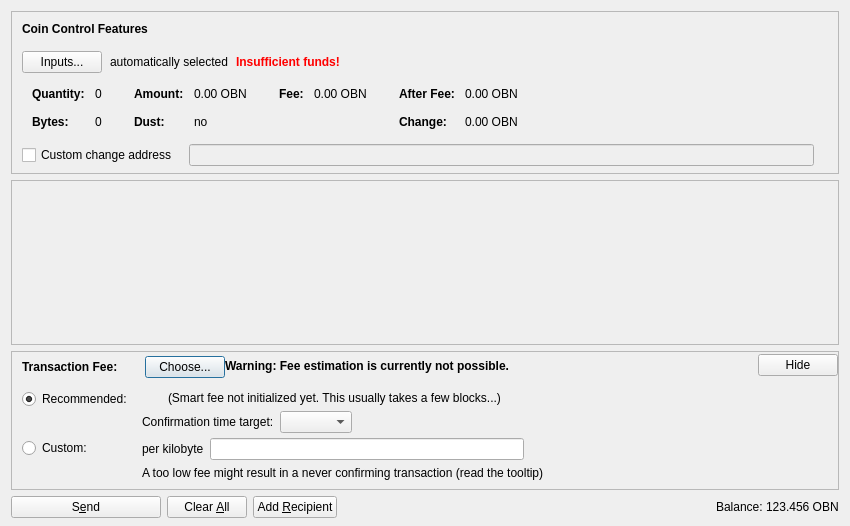
<?xml version="1.0" encoding="UTF-8"?>
<ui version="4.0">
 <class>SendCoinsDialog</class>
 <widget class="QDialog" name="SendCoinsDialog">
  <property name="geometry">
   <rect>
    <x>0</x>
    <y>0</y>
    <width>850</width>
    <height>526</height>
   </rect>
  </property>
  <property name="windowTitle">
   <string>Send Coins</string>
  </property>
  <layout class="QVBoxLayout" name="verticalLayout" stretch="0,1,0,0">
   <property name="bottomMargin">
    <number>8</number>
   </property>
   <item>
    <widget class="QFrame" name="frameCoinControl">
     <property name="sizePolicy">
      <sizepolicy hsizetype="Expanding" vsizetype="Expanding">
       <horstretch>0</horstretch>
       <verstretch>0</verstretch>
      </sizepolicy>
     </property>
     <property name="maximumSize">
      <size>
       <width>16777215</width>
       <height>16777215</height>
      </size>
     </property>
     <property name="frameShape">
      <enum>QFrame::StyledPanel</enum>
     </property>
     <property name="frameShadow">
      <enum>QFrame::Sunken</enum>
     </property>
     <layout class="QVBoxLayout" name="verticalLayoutCoinControl2">
      <property name="spacing">
       <number>0</number>
      </property>
      <property name="leftMargin">
       <number>0</number>
      </property>
      <property name="topMargin">
       <number>0</number>
      </property>
      <property name="rightMargin">
       <number>0</number>
      </property>
      <property name="bottomMargin">
       <number>6</number>
      </property>
      <item>
       <layout class="QVBoxLayout" name="verticalLayoutCoinControl" stretch="0,0,0,0,1">
        <property name="spacing">
         <number>0</number>
        </property>
        <property name="leftMargin">
         <number>10</number>
        </property>
        <property name="topMargin">
         <number>10</number>
        </property>
        <item>
         <layout class="QHBoxLayout" name="horizontalLayoutCoinControl1">
          <property name="bottomMargin">
           <number>15</number>
          </property>
          <item>
           <widget class="QLabel" name="labelCoinControlFeatures">
            <property name="sizePolicy">
             <sizepolicy hsizetype="Preferred" vsizetype="Maximum">
              <horstretch>0</horstretch>
              <verstretch>0</verstretch>
             </sizepolicy>
            </property>
            <property name="font">
             <font>
              <weight>75</weight>
              <bold>true</bold>
             </font>
            </property>
            <property name="styleSheet">
             <string notr="true">font-weight:bold;</string>
            </property>
            <property name="text">
             <string>Coin Control Features</string>
            </property>
           </widget>
          </item>
         </layout>
        </item>
        <item>
         <layout class="QHBoxLayout" name="horizontalLayoutCoinControl2" stretch="0,0,0,0">
          <property name="spacing">
           <number>8</number>
          </property>
          <property name="bottomMargin">
           <number>10</number>
          </property>
          <item>
           <widget class="QPushButton" name="pushButtonCoinControl">
            <property name="styleSheet">
             <string notr="true"/>
            </property>
            <property name="text">
             <string>Inputs...</string>
            </property>
            <property name="autoDefault">
             <bool>false</bool>
            </property>
           </widget>
          </item>
          <item>
           <widget class="QLabel" name="labelCoinControlAutomaticallySelected">
            <property name="text">
             <string>automatically selected</string>
            </property>
            <property name="margin">
             <number>5</number>
            </property>
           </widget>
          </item>
          <item>
           <widget class="QLabel" name="labelCoinControlInsuffFunds">
            <property name="font">
             <font>
              <weight>75</weight>
              <bold>true</bold>
             </font>
            </property>
            <property name="styleSheet">
             <string notr="true">color:red;font-weight:bold;</string>
            </property>
            <property name="text">
             <string>Insufficient funds!</string>
            </property>
            <property name="margin">
             <number>5</number>
            </property>
           </widget>
          </item>
          <item>
           <spacer name="horizontalSpacerCoinControl">
            <property name="orientation">
             <enum>Qt::Horizontal</enum>
            </property>
            <property name="sizeHint" stdset="0">
             <size>
              <width>40</width>
              <height>1</height>
             </size>
            </property>
           </spacer>
          </item>
         </layout>
        </item>
        <item>
         <widget class="QWidget" name="widgetCoinControl" native="true">
          <property name="sizePolicy">
           <sizepolicy hsizetype="Preferred" vsizetype="Preferred">
            <horstretch>0</horstretch>
            <verstretch>0</verstretch>
           </sizepolicy>
          </property>
          <property name="minimumSize">
           <size>
            <width>0</width>
            <height>0</height>
           </size>
          </property>
          <property name="styleSheet">
           <string notr="true"/>
          </property>
          <layout class="QHBoxLayout" name="horizontalLayoutCoinControl5">
           <property name="leftMargin">
            <number>0</number>
           </property>
           <property name="topMargin">
            <number>0</number>
           </property>
           <property name="rightMargin">
            <number>0</number>
           </property>
           <property name="bottomMargin">
            <number>0</number>
           </property>
           <item>
            <layout class="QHBoxLayout" name="horizontalLayoutCoinControl3" stretch="0,0,0,1">
             <property name="spacing">
              <number>20</number>
             </property>
             <property name="topMargin">
              <number>0</number>
             </property>
             <property name="bottomMargin">
              <number>10</number>
             </property>
             <item>
              <layout class="QFormLayout" name="formLayoutCoinControl1">
               <property name="horizontalSpacing">
                <number>10</number>
               </property>
               <property name="verticalSpacing">
                <number>14</number>
               </property>
               <property name="leftMargin">
                <number>10</number>
               </property>
               <property name="topMargin">
                <number>4</number>
               </property>
               <property name="rightMargin">
                <number>6</number>
               </property>
               <item row="0" column="0">
                <widget class="QLabel" name="labelCoinControlQuantityText">
                 <property name="font">
                  <font>
                   <weight>75</weight>
                   <bold>true</bold>
                  </font>
                 </property>
                 <property name="text">
                  <string>Quantity:</string>
                 </property>
                 <property name="margin">
                  <number>0</number>
                 </property>
                </widget>
               </item>
               <item row="0" column="1">
                <widget class="QLabel" name="labelCoinControlQuantity">
                 <property name="cursor">
                  <cursorShape>IBeamCursor</cursorShape>
                 </property>
                 <property name="contextMenuPolicy">
                  <enum>Qt::ActionsContextMenu</enum>
                 </property>
                 <property name="text">
                  <string notr="true">0</string>
                 </property>
                 <property name="margin">
                  <number>0</number>
                 </property>
                 <property name="textInteractionFlags">
                  <set>Qt::LinksAccessibleByMouse|Qt::TextSelectableByKeyboard|Qt::TextSelectableByMouse</set>
                 </property>
                </widget>
               </item>
               <item row="1" column="0">
                <widget class="QLabel" name="labelCoinControlBytesText">
                 <property name="font">
                  <font>
                   <weight>75</weight>
                   <bold>true</bold>
                  </font>
                 </property>
                 <property name="text">
                  <string>Bytes:</string>
                 </property>
                </widget>
               </item>
               <item row="1" column="1">
                <widget class="QLabel" name="labelCoinControlBytes">
                 <property name="cursor">
                  <cursorShape>IBeamCursor</cursorShape>
                 </property>
                 <property name="contextMenuPolicy">
                  <enum>Qt::ActionsContextMenu</enum>
                 </property>
                 <property name="text">
                  <string notr="true">0</string>
                 </property>
                 <property name="textInteractionFlags">
                  <set>Qt::LinksAccessibleByMouse|Qt::TextSelectableByKeyboard|Qt::TextSelectableByMouse</set>
                 </property>
                </widget>
               </item>
              </layout>
             </item>
             <item>
              <layout class="QFormLayout" name="formLayoutCoinControl2">
               <property name="horizontalSpacing">
                <number>10</number>
               </property>
               <property name="verticalSpacing">
                <number>14</number>
               </property>
               <property name="leftMargin">
                <number>6</number>
               </property>
               <property name="topMargin">
                <number>4</number>
               </property>
               <property name="rightMargin">
                <number>6</number>
               </property>
               <item row="0" column="0">
                <widget class="QLabel" name="labelCoinControlAmountText">
                 <property name="font">
                  <font>
                   <weight>75</weight>
                   <bold>true</bold>
                  </font>
                 </property>
                 <property name="text">
                  <string>Amount:</string>
                 </property>
                 <property name="margin">
                  <number>0</number>
                 </property>
                </widget>
               </item>
               <item row="0" column="1">
                <widget class="QLabel" name="labelCoinControlAmount">
                 <property name="cursor">
                  <cursorShape>IBeamCursor</cursorShape>
                 </property>
                 <property name="contextMenuPolicy">
                  <enum>Qt::ActionsContextMenu</enum>
                 </property>
                 <property name="text">
                  <string notr="true">0.00 OBN</string>
                 </property>
                 <property name="textInteractionFlags">
                  <set>Qt::LinksAccessibleByMouse|Qt::TextSelectableByKeyboard|Qt::TextSelectableByMouse</set>
                 </property>
                </widget>
               </item>
               <item row="1" column="0">
                <widget class="QLabel" name="labelCoinControlLowOutputText">
                 <property name="font">
                  <font>
                   <weight>75</weight>
                   <bold>true</bold>
                  </font>
                 </property>
                 <property name="text">
                  <string>Dust:</string>
                 </property>
                </widget>
               </item>
               <item row="1" column="1">
                <widget class="QLabel" name="labelCoinControlLowOutput">
                 <property name="cursor">
                  <cursorShape>IBeamCursor</cursorShape>
                 </property>
                 <property name="contextMenuPolicy">
                  <enum>Qt::ActionsContextMenu</enum>
                 </property>
                 <property name="text">
                  <string notr="true">no</string>
                 </property>
                 <property name="textInteractionFlags">
                  <set>Qt::LinksAccessibleByMouse|Qt::TextSelectableByKeyboard|Qt::TextSelectableByMouse</set>
                 </property>
                </widget>
               </item>
              </layout>
             </item>
             <item>
              <layout class="QFormLayout" name="formLayoutCoinControl3">
               <property name="horizontalSpacing">
                <number>10</number>
               </property>
               <property name="verticalSpacing">
                <number>14</number>
               </property>
               <property name="leftMargin">
                <number>6</number>
               </property>
               <property name="topMargin">
                <number>4</number>
               </property>
               <property name="rightMargin">
                <number>6</number>
               </property>
               <item row="0" column="0">
                <widget class="QLabel" name="labelCoinControlFeeText">
                 <property name="font">
                  <font>
                   <weight>75</weight>
                   <bold>true</bold>
                  </font>
                 </property>
                 <property name="text">
                  <string>Fee:</string>
                 </property>
                 <property name="margin">
                  <number>0</number>
                 </property>
                </widget>
               </item>
               <item row="0" column="1">
                <widget class="QLabel" name="labelCoinControlFee">
                 <property name="cursor">
                  <cursorShape>IBeamCursor</cursorShape>
                 </property>
                 <property name="contextMenuPolicy">
                  <enum>Qt::ActionsContextMenu</enum>
                 </property>
                 <property name="text">
                  <string notr="true">0.00 OBN</string>
                 </property>
                 <property name="textInteractionFlags">
                  <set>Qt::LinksAccessibleByMouse|Qt::TextSelectableByKeyboard|Qt::TextSelectableByMouse</set>
                 </property>
                </widget>
               </item>
              </layout>
             </item>
             <item>
              <layout class="QFormLayout" name="formLayoutCoinControl4">
               <property name="horizontalSpacing">
                <number>10</number>
               </property>
               <property name="verticalSpacing">
                <number>14</number>
               </property>
               <property name="leftMargin">
                <number>6</number>
               </property>
               <property name="topMargin">
                <number>4</number>
               </property>
               <property name="rightMargin">
                <number>6</number>
               </property>
               <item row="0" column="0">
                <widget class="QLabel" name="labelCoinControlAfterFeeText">
                 <property name="font">
                  <font>
                   <weight>75</weight>
                   <bold>true</bold>
                  </font>
                 </property>
                 <property name="text">
                  <string>After Fee:</string>
                 </property>
                 <property name="margin">
                  <number>0</number>
                 </property>
                </widget>
               </item>
               <item row="0" column="1">
                <widget class="QLabel" name="labelCoinControlAfterFee">
                 <property name="cursor">
                  <cursorShape>IBeamCursor</cursorShape>
                 </property>
                 <property name="contextMenuPolicy">
                  <enum>Qt::ActionsContextMenu</enum>
                 </property>
                 <property name="text">
                  <string notr="true">0.00 OBN</string>
                 </property>
                 <property name="textInteractionFlags">
                  <set>Qt::LinksAccessibleByMouse|Qt::TextSelectableByKeyboard|Qt::TextSelectableByMouse</set>
                 </property>
                </widget>
               </item>
               <item row="1" column="0">
                <widget class="QLabel" name="labelCoinControlChangeText">
                 <property name="font">
                  <font>
                   <weight>75</weight>
                   <bold>true</bold>
                  </font>
                 </property>
                 <property name="text">
                  <string>Change:</string>
                 </property>
                </widget>
               </item>
               <item row="1" column="1">
                <widget class="QLabel" name="labelCoinControlChange">
                 <property name="cursor">
                  <cursorShape>IBeamCursor</cursorShape>
                 </property>
                 <property name="contextMenuPolicy">
                  <enum>Qt::ActionsContextMenu</enum>
                 </property>
                 <property name="text">
                  <string notr="true">0.00 OBN</string>
                 </property>
                 <property name="textInteractionFlags">
                  <set>Qt::LinksAccessibleByMouse|Qt::TextSelectableByKeyboard|Qt::TextSelectableByMouse</set>
                 </property>
                </widget>
               </item>
              </layout>
             </item>
            </layout>
           </item>
          </layout>
         </widget>
        </item>
        <item>
         <layout class="QHBoxLayout" name="horizontalLayoutCoinControl4" stretch="0,0,0">
          <property name="spacing">
           <number>12</number>
          </property>
          <property name="sizeConstraint">
           <enum>QLayout::SetDefaultConstraint</enum>
          </property>
          <property name="topMargin">
           <number>5</number>
          </property>
          <property name="rightMargin">
           <number>5</number>
          </property>
          <item>
           <widget class="QCheckBox" name="checkBoxCoinControlChange">
            <property name="toolTip">
             <string>If this is activated, but the change address is empty or invalid, change will be sent to a newly generated address.</string>
            </property>
            <property name="text">
             <string>Custom change address</string>
            </property>
           </widget>
          </item>
          <item>
           <widget class="QValidatedLineEdit" name="lineEditCoinControlChange">
            <property name="enabled">
             <bool>false</bool>
            </property>
            <property name="sizePolicy">
             <sizepolicy hsizetype="Expanding" vsizetype="Fixed">
              <horstretch>0</horstretch>
              <verstretch>0</verstretch>
             </sizepolicy>
            </property>
           </widget>
          </item>
          <item>
           <widget class="QLabel" name="labelCoinControlChangeLabel">
            <property name="sizePolicy">
             <sizepolicy hsizetype="Preferred" vsizetype="Expanding">
              <horstretch>0</horstretch>
              <verstretch>0</verstretch>
             </sizepolicy>
            </property>
            <property name="minimumSize">
             <size>
              <width>0</width>
              <height>0</height>
             </size>
            </property>
            <property name="text">
             <string/>
            </property>
            <property name="margin">
             <number>3</number>
            </property>
           </widget>
          </item>
         </layout>
        </item>
        <item>
         <spacer name="verticalSpacerCoinControl">
          <property name="orientation">
           <enum>Qt::Vertical</enum>
          </property>
          <property name="sizeHint" stdset="0">
           <size>
            <width>800</width>
            <height>1</height>
           </size>
          </property>
         </spacer>
        </item>
       </layout>
      </item>
     </layout>
    </widget>
   </item>
   <item>
    <widget class="QScrollArea" name="scrollArea">
     <property name="widgetResizable">
      <bool>true</bool>
     </property>
     <widget class="QWidget" name="scrollAreaWidgetContents">
      <property name="geometry">
       <rect>
        <x>0</x>
        <y>0</y>
        <width>830</width>
        <height>104</height>
       </rect>
      </property>
      <layout class="QVBoxLayout" name="verticalLayout_2" stretch="0,1">
       <property name="leftMargin">
        <number>0</number>
       </property>
       <property name="topMargin">
        <number>0</number>
       </property>
       <property name="rightMargin">
        <number>0</number>
       </property>
       <property name="bottomMargin">
        <number>0</number>
       </property>
       <item>
        <layout class="QVBoxLayout" name="entries">
         <property name="spacing">
          <number>6</number>
         </property>
        </layout>
       </item>
       <item>
        <spacer name="verticalSpacer">
         <property name="orientation">
          <enum>Qt::Vertical</enum>
         </property>
         <property name="sizeHint" stdset="0">
          <size>
           <width>20</width>
           <height>40</height>
          </size>
         </property>
        </spacer>
       </item>
      </layout>
     </widget>
    </widget>
   </item>
   <item>
    <widget class="QFrame" name="frameFee">
     <property name="sizePolicy">
      <sizepolicy hsizetype="Expanding" vsizetype="Expanding">
       <horstretch>0</horstretch>
       <verstretch>0</verstretch>
      </sizepolicy>
     </property>
     <property name="maximumSize">
      <size>
       <width>16777215</width>
       <height>16777215</height>
      </size>
     </property>
     <property name="frameShape">
      <enum>QFrame::StyledPanel</enum>
     </property>
     <property name="frameShadow">
      <enum>QFrame::Sunken</enum>
     </property>
     <layout class="QVBoxLayout" name="verticalLayoutFee1">
      <property name="spacing">
       <number>0</number>
      </property>
      <property name="leftMargin">
       <number>0</number>
      </property>
      <property name="topMargin">
       <number>0</number>
      </property>
      <property name="rightMargin">
       <number>0</number>
      </property>
      <property name="bottomMargin">
       <number>0</number>
      </property>
      <item>
       <layout class="QVBoxLayout" name="verticalLayoutFee2" stretch="0,0,0">
        <property name="spacing">
         <number>0</number>
        </property>
        <property name="leftMargin">
         <number>10</number>
        </property>
        <property name="topMargin">
         <number>0</number>
        </property>
        <item>
         <layout class="QHBoxLayout" name="horizontalLayoutFee1">
          <property name="bottomMargin">
           <number>0</number>
          </property>
          <item>
           <layout class="QVBoxLayout" name="verticalLayoutFee7">
            <property name="spacing">
             <number>0</number>
            </property>
            <item>
             <spacer name="verticalSpacerSmartFee">
              <property name="orientation">
               <enum>Qt::Vertical</enum>
              </property>
              <property name="sizeType">
               <enum>QSizePolicy::Fixed</enum>
              </property>
              <property name="sizeHint" stdset="0">
               <size>
                <width>1</width>
                <height>4</height>
               </size>
              </property>
             </spacer>
            </item>
            <item>
             <layout class="QHBoxLayout" name="horizontalLayoutSmartFee">
              <property name="spacing">
               <number>10</number>
              </property>
              <item>
               <widget class="QLabel" name="labelFeeHeadline">
                <property name="sizePolicy">
                 <sizepolicy hsizetype="Preferred" vsizetype="Maximum">
                  <horstretch>0</horstretch>
                  <verstretch>0</verstretch>
                 </sizepolicy>
                </property>
                <property name="font">
                 <font>
                  <weight>75</weight>
                  <bold>true</bold>
                 </font>
                </property>
                <property name="styleSheet">
                 <string notr="true">font-weight:bold;</string>
                </property>
                <property name="text">
                 <string>Transaction Fee:</string>
                </property>
               </widget>
              </item>
              <item>
               <widget class="QLabel" name="labelFeeMinimized">
                <property name="text">
                 <string/>
                </property>
               </widget>
              </item>
              <item>
               <widget class="QPushButton" name="buttonChooseFee">
                <property name="text">
                 <string>Choose...</string>
                </property>
               </widget>
              </item>
             </layout>
            </item>
            <item>
             <spacer name="verticalSpacer_5">
              <property name="orientation">
               <enum>Qt::Vertical</enum>
              </property>
              <property name="sizeHint" stdset="0">
               <size>
                <width>1</width>
                <height>1</height>
               </size>
              </property>
             </spacer>
            </item>
           </layout>
          </item>
          <item>
           <widget class="QLabel" name="fallbackFeeWarningLabel">
            <property name="toolTip">
             <string>Using the fallbackfee can result in sending a transaction that will take several hours or days (or never) to confirm. Consider choosing your fee manually or wait until you have validated the complete chain.</string>
            </property>
            <property name="font">
            <font>
                <weight>75</weight>
                <bold>true</bold>
            </font>
            </property>
            <property name="text">
             <string>Warning: Fee estimation is currently not possible.</string>
            </property>
            <property name="wordWrap">
             <bool>false</bool>
            </property>
           </widget>
          </item>
          <item>
           <spacer name="horizontalSpacer_4">
            <property name="orientation">
             <enum>Qt::Horizontal</enum>
            </property>
            <property name="sizeType">
             <enum>QSizePolicy::MinimumExpanding</enum>
            </property>
            <property name="sizeHint" stdset="0">
             <size>
              <width>40</width>
              <height>20</height>
             </size>
            </property>
           </spacer>
          </item>
          <item>
           <widget class="QPushButton" name="buttonMinimizeFee">
            <property name="toolTip">
             <string>collapse fee-settings</string>
            </property>
            <property name="text">
             <string>Hide</string>
            </property>
           </widget>
          </item>
         </layout>
        </item>
        <item>
         <widget class="QFrame" name="frameFeeSelection">
          <layout class="QVBoxLayout" name="verticalLayoutFee12">
           <property name="spacing">
            <number>0</number>
           </property>
           <property name="leftMargin">
            <number>0</number>
           </property>
           <property name="topMargin">
            <number>0</number>
           </property>
           <property name="rightMargin">
            <number>0</number>
           </property>
           <property name="bottomMargin">
            <number>0</number>
           </property>
           <item>
            <layout class="QGridLayout" name="gridLayoutFee">
             <property name="topMargin">
              <number>10</number>
             </property>
             <property name="bottomMargin">
              <number>4</number>
             </property>
             <property name="horizontalSpacing">
              <number>10</number>
             </property>
             <property name="verticalSpacing">
              <number>4</number>
             </property>
             <item row="1" column="1">
              <layout class="QVBoxLayout" name="verticalLayoutFee8">
               <property name="spacing">
                <number>6</number>
               </property>
               <item>
                <layout class="QHBoxLayout" name="horizontalLayoutFee13">
                 <item>
                  <widget class="QLabel" name="labelCustomPerKilobyte">
                   <property name="toolTip">
                    <string>Specify a custom fee per kB (1,000 bytes) of the transaction's virtual size.

Note:  Since the fee is calculated on a per-byte basis, a fee of "100 satoshis per kB" for a transaction size of 500 bytes (half of 1 kB) would ultimately yield a fee of only 50 satoshis.</string>
                   </property>
                   <property name="text">
                    <string>per kilobyte</string>
                   </property>
                  </widget>
                 </item>
                 <item>
                  <widget class="BitcoinAmountField" name="customFee"/>
                 </item>
                 <item>
                  <spacer name="horizontalSpacer_6">
                   <property name="orientation">
                    <enum>Qt::Horizontal</enum>
                   </property>
                   <property name="sizeHint" stdset="0">
                    <size>
                     <width>1</width>
                     <height>1</height>
                    </size>
                   </property>
                  </spacer>
                 </item>
                </layout>
               </item>
               <item>
                <layout class="QHBoxLayout" name="horizontalLayoutFee8">
                 <item>
                  <widget class="QLabel" name="labelCustomFeeWarning">
                   <property name="enabled">
                    <bool>true</bool>
                   </property>
                   <property name="toolTip">
                    <string>When there is less transaction volume than space in the blocks, miners as well as relaying nodes may enforce a minimum fee. Paying only this minimum fee is just fine, but be aware that this can result in a never confirming transaction once there is more demand for obsidian transactions than the network can process.</string>
                   </property>
                   <property name="text">
                    <string>A too low fee might result in a never confirming transaction (read the tooltip)</string>
                   </property>
                  </widget>
                 </item>
                 <item>
                  <spacer name="horizontalSpacer_2">
                   <property name="orientation">
                    <enum>Qt::Horizontal</enum>
                   </property>
                   <property name="sizeHint" stdset="0">
                    <size>
                     <width>1</width>
                     <height>1</height>
                    </size>
                   </property>
                  </spacer>
                 </item>
                </layout>
               </item>
              </layout>
             </item>
             <item row="0" column="0">
              <layout class="QVBoxLayout" name="verticalLayoutFee4" stretch="0,1">
               <item>
                <widget class="QRadioButton" name="radioSmartFee">
                 <property name="text">
                  <string>Recommended:</string>
                 </property>
                 <property name="checked">
                  <bool>true</bool>
                 </property>
                 <attribute name="buttonGroup">
                  <string notr="true">groupFee</string>
                 </attribute>
                </widget>
               </item>
               <item>
                <spacer name="verticalSpacer_2">
                 <property name="orientation">
                  <enum>Qt::Vertical</enum>
                 </property>
                 <property name="sizeHint" stdset="0">
                  <size>
                   <width>1</width>
                   <height>1</height>
                  </size>
                 </property>
                </spacer>
               </item>
              </layout>
             </item>
             <item row="1" column="0">
              <layout class="QVBoxLayout" name="verticalLayoutFee9" stretch="0,1">
               <item>
                <widget class="QRadioButton" name="radioCustomFee">
                 <property name="text">
                  <string>Custom:</string>
                 </property>
                 <attribute name="buttonGroup">
                  <string notr="true">groupFee</string>
                 </attribute>
                </widget>
               </item>
               <item>
                <spacer name="verticalSpacer_6">
                 <property name="orientation">
                  <enum>Qt::Vertical</enum>
                 </property>
                 <property name="sizeHint" stdset="0">
                  <size>
                   <width>1</width>
                   <height>1</height>
                  </size>
                 </property>
                </spacer>
               </item>
              </layout>
             </item>
             <item row="0" column="1">
              <layout class="QVBoxLayout" name="verticalLayoutFee3" stretch="0,0,1">
               <property name="spacing">
                <number>6</number>
               </property>
               <property name="topMargin">
                <number>2</number>
               </property>
               <item>
                <layout class="QHBoxLayout" name="horizontalLayoutFee12">
                 <item>
                  <widget class="QLabel" name="labelSmartFee">
                   <property name="text">
                    <string/>
                   </property>
                  </widget>
                 </item>
                 <item>
                  <widget class="QLabel" name="labelFeeEstimation">
                   <property name="text">
                    <string/>
                   </property>
                  </widget>
                 </item>
                 <item>
                  <widget class="QLabel" name="labelSmartFee2">
                   <property name="text">
                    <string>(Smart fee not initialized yet. This usually takes a few blocks...)</string>
                   </property>
                  </widget>
                 </item>
                 <item>
                  <spacer name="horizontalSpacer_5">
                   <property name="orientation">
                    <enum>Qt::Horizontal</enum>
                   </property>
                   <property name="sizeHint" stdset="0">
                    <size>
                     <width>1</width>
                     <height>1</height>
                    </size>
                   </property>
                  </spacer>
                 </item>
                </layout>
               </item>
               <item>
                <layout class="QHBoxLayout" name="horizontalLayoutFee9">
                 <item>
                  <layout class="QVBoxLayout" name="verticalLayoutFee6">
                   <item>
                    <widget class="QLabel" name="labelSmartFee3">
                     <property name="text">
                      <string>Confirmation time target:</string>
                     </property>
                    </widget>
                   </item>
                  </layout>
                 </item>
                 <item>
                  <layout class="QVBoxLayout" name="verticalLayoutFee5">
                   <property name="rightMargin">
                    <number>30</number>
                   </property>
                   <item>
                    <layout class="QHBoxLayout" name="horizontalLayoutConfTarget">
                     <property name="bottomMargin">
                      <number>0</number>
                     </property>
                     <item>
                      <widget class="QComboBox" name="confTargetSelector"/>
                     </item>
                     <item>
                      <spacer name="horizontalSpacerConfTarget">
                       <property name="orientation">
                        <enum>Qt::Horizontal</enum>
                       </property>
                       <property name="sizeHint" stdset="0">
                        <size>
                         <width>40</width>
                         <height>20</height>
                        </size>
                       </property>
                      </spacer>
                     </item>
                    </layout>
                   </item>
                  </layout>
                 </item>
                </layout>
               </item>
               <item>
                <spacer name="verticalSpacer_4">
                 <property name="orientation">
                  <enum>Qt::Vertical</enum>
                 </property>
                 <property name="sizeHint" stdset="0">
                  <size>
                   <width>1</width>
                   <height>1</height>
                  </size>
                 </property>
                </spacer>
               </item>
              </layout>
             </item>
            </layout>
           </item>
          </layout>
         </widget>
        </item>
        <item>
         <spacer name="verticalSpacerFee">
          <property name="orientation">
           <enum>Qt::Vertical</enum>
          </property>
          <property name="sizeHint" stdset="0">
           <size>
            <width>40</width>
            <height>5</height>
           </size>
          </property>
         </spacer>
        </item>
       </layout>
      </item>
     </layout>
    </widget>
   </item>
   <item>
    <layout class="QHBoxLayout" name="horizontalLayout">
     <item>
      <widget class="QPushButton" name="sendButton">
       <property name="minimumSize">
        <size>
         <width>150</width>
         <height>0</height>
        </size>
       </property>
       <property name="toolTip">
        <string>Confirm the send action</string>
       </property>
       <property name="text">
        <string>S&amp;end</string>
       </property>
       <property name="icon">
        <iconset resource="../bitcoin.qrc">
         <normaloff>:/icons/send</normaloff>:/icons/send</iconset>
       </property>
       <property name="autoDefault">
        <bool>false</bool>
       </property>
       <property name="default">
        <bool>false</bool>
       </property>
      </widget>
     </item>
     <item>
      <widget class="QPushButton" name="clearButton">
       <property name="sizePolicy">
        <sizepolicy hsizetype="Minimum" vsizetype="Fixed">
         <horstretch>0</horstretch>
         <verstretch>0</verstretch>
        </sizepolicy>
       </property>
       <property name="toolTip">
        <string>Clear all fields of the form.</string>
       </property>
       <property name="text">
        <string>Clear &amp;All</string>
       </property>
       <property name="icon">
        <iconset resource="../bitcoin.qrc">
         <normaloff>:/icons/remove</normaloff>:/icons/remove</iconset>
       </property>
       <property name="autoDefault">
        <bool>false</bool>
       </property>
      </widget>
     </item>
     <item>
      <widget class="QPushButton" name="addButton">
       <property name="toolTip">
        <string>Send to multiple recipients at once</string>
       </property>
       <property name="text">
        <string>Add &amp;Recipient</string>
       </property>
       <property name="icon">
        <iconset resource="../bitcoin.qrc">
         <normaloff>:/icons/add</normaloff>:/icons/add</iconset>
       </property>
       <property name="autoDefault">
        <bool>false</bool>
       </property>
      </widget>
     </item>
     <item>
      <spacer name="horizontalSpacer">
       <property name="orientation">
        <enum>Qt::Horizontal</enum>
       </property>
       <property name="sizeHint" stdset="0">
        <size>
         <width>40</width>
         <height>20</height>
        </size>
       </property>
      </spacer>
     </item>
     <item>
      <layout class="QHBoxLayout" name="horizontalLayout_2">
       <property name="spacing">
        <number>3</number>
       </property>
       <item>
        <widget class="QLabel" name="label">
         <property name="sizePolicy">
          <sizepolicy hsizetype="Preferred" vsizetype="Fixed">
           <horstretch>0</horstretch>
           <verstretch>0</verstretch>
          </sizepolicy>
         </property>
         <property name="text">
          <string>Balance:</string>
         </property>
        </widget>
       </item>
       <item>
        <widget class="QLabel" name="labelBalance">
         <property name="sizePolicy">
          <sizepolicy hsizetype="Preferred" vsizetype="Fixed">
           <horstretch>0</horstretch>
           <verstretch>0</verstretch>
          </sizepolicy>
         </property>
         <property name="cursor">
          <cursorShape>IBeamCursor</cursorShape>
         </property>
         <property name="text">
          <string notr="true">123.456 OBN</string>
         </property>
         <property name="textInteractionFlags">
          <set>Qt::LinksAccessibleByMouse|Qt::TextSelectableByKeyboard|Qt::TextSelectableByMouse</set>
         </property>
        </widget>
       </item>
      </layout>
     </item>
    </layout>
   </item>
  </layout>
 </widget>
 <customwidgets>
  <customwidget>
   <class>QValidatedLineEdit</class>
   <extends>QLineEdit</extends>
   <header>qt/qvalidatedlineedit.h</header>
  </customwidget>
  <customwidget>
   <class>BitcoinAmountField</class>
   <extends>QLineEdit</extends>
   <header>qt/bitcoinamountfield.h</header>
   <container>1</container>
  </customwidget>
 </customwidgets>
 <resources>
  <include location="../bitcoin.qrc"/>
 </resources>
 <connections/>
 <buttongroups>
  <buttongroup name="groupFee"/>
 </buttongroups>
</ui>
